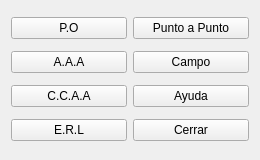
<?xml version="1.0" encoding="UTF-8"?>
<ui version="4.0">
 <class>QInicial</class>
 <widget class="QWidget" name="QInicial">
  <property name="geometry">
   <rect>
    <x>0</x>
    <y>0</y>
    <width>260</width>
    <height>160</height>
   </rect>
  </property>
  <property name="minimumSize">
   <size>
    <width>260</width>
    <height>160</height>
   </size>
  </property>
  <property name="maximumSize">
   <size>
    <width>260</width>
    <height>160</height>
   </size>
  </property>
  <property name="windowTitle">
   <string>V.D.P (V.2)</string>
  </property>
  <layout class="QGridLayout" name="gridLayout">
   <item row="0" column="0">
    <widget class="QPushButton" name="pB_PO">
     <property name="text">
      <string>P.O</string>
     </property>
    </widget>
   </item>
   <item row="0" column="1">
    <widget class="QPushButton" name="pB_PuntoAPunto">
     <property name="text">
      <string>Punto a Punto</string>
     </property>
    </widget>
   </item>
   <item row="1" column="0">
    <widget class="QPushButton" name="pB_AAA">
     <property name="text">
      <string>A.A.A</string>
     </property>
    </widget>
   </item>
   <item row="2" column="0">
    <widget class="QPushButton" name="pB_CCAA">
     <property name="text">
      <string>C.C.A.A</string>
     </property>
    </widget>
   </item>
   <item row="2" column="1">
    <widget class="QPushButton" name="pB_Ayuda">
     <property name="text">
      <string>Ayuda</string>
     </property>
    </widget>
   </item>
   <item row="3" column="0">
    <widget class="QPushButton" name="pB_ERL">
     <property name="text">
      <string>E.R.L</string>
     </property>
    </widget>
   </item>
   <item row="3" column="1">
    <widget class="QPushButton" name="pB_Cerrar">
     <property name="text">
      <string>Cerrar</string>
     </property>
    </widget>
   </item>
   <item row="1" column="1">
    <widget class="QPushButton" name="pB_Campo">
     <property name="text">
      <string>Campo</string>
     </property>
    </widget>
   </item>
  </layout>
 </widget>
 <layoutdefault spacing="6" margin="11"/>
 <resources/>
 <connections/>
</ui>
